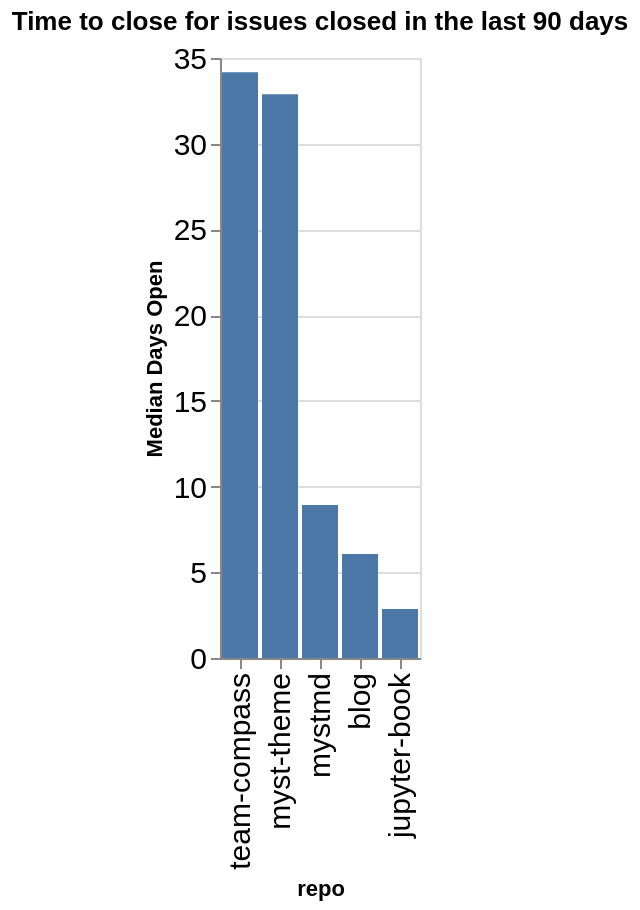

Notebook code for this chart:
### Code cell
time_open = closed.groupby(['org', 'repo']).agg({'time_open': 'median'}).reset_index()
time_open['time_open'] = time_open['time_open'] / (60 * 60 * 24)
time_open['org/repo'] = time_open.apply(lambda a: a['org'] + '/' + a['repo'], axis=1)
sorted_vals = time_open.sort_values(['org', 'time_open'], ascending=False)['repo'].values
alt.Chart(data=time_open, title=f"Time to close for issues closed in the last {n_days} days").mark_bar().encode(
    x=alt.X('repo', sort=alt.Sort(sorted_vals.tolist())),
    y=alt.Y('time_open', title="Median Days Open"),
)

### Figure 1 — Vega-Lite specification as saved in the notebook (floating-point values rounded to 4 significant figures)
{"config": {"axisLeft": {"labelFontSize": 15}, "axisBottom": {"labelFontSize": 15}}, "data": {"name": "data-211cbbee9c11619cbb575dee00898103"}, "mark": {"type": "bar"}, "encoding": {"x": {"field": "repo", "sort": ["team-compass", "myst-theme", "mystmd", "blog", "jupyter-book"], "type": "nominal"}, "y": {"field": "time_open", "title": "Median Days Open", "type": "quantitative"}}, "title": "Time to close for issues closed in the last 90 days", "$schema": "https://vega.github.io/schema/vega-lite/v5.20.1.json", "datasets": {"data-211cbbee9c11619cbb575dee00898103": [{"org": "jupyter-book", "repo": "blog", "time_open": 6.07, "org/repo": "jupyter-book/blog"}, {"org": "jupyter-book", "repo": "jupyter-book", "time_open": 2.851, "org/repo": "jupyter-book/jupyter-book"}, {"org": "jupyter-book", "repo": "myst-theme", "time_open": 32.88, "org/repo": "jupyter-book/myst-theme"}, {"org": "jupyter-book", "repo": "mystmd", "time_open": 8.919, "org/repo": "jupyter-book/mystmd"}, {"org": "jupyter-book", "repo": "team-compass", "time_open": 34.17, "org/repo": "jupyter-book/team-compass"}]}}
